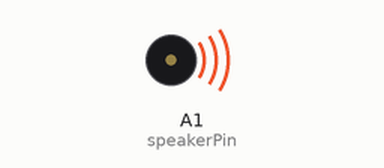
Simulated run of this sketch. Board: Arduino Uno, built with avr-gcc and run on an emulated ATmega328P. On the bench: buzzer (waves = sounding).

Above: at 0.5 s.
Timing chart, 0 to 4.6 s (numbered marks = the images above):
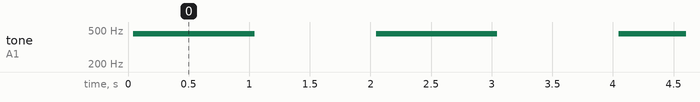

Measured:
- by itself, tone on A1 (speakerPin): alternates 450 Hz for 1.0 s and silent for 1.0 s

The sketch:

audio_speaker_test.ino
```cpp
// #include "pitches.h"

// int notes[] = {
//   NOTE_C3, NOTE_E3, NOTE_G3, NOTE_B3
// };

// #define speakerPin A6 // Pin for speaker

// void setup() {
//   pinMode(speakerPin, OUTPUT); // Set the speaker pin as output
// }

// void loop() {
//   // Loop through the notes array
//   for (int i = 0; i < sizeof(notes) / sizeof(notes[0]); i++) {
//     tone(speakerPin, notes[i], 500); // Play the note for 500 ms
//     delay(600); // Wait 600 ms (to include a short pause between notes)
//   }

//   delay(2000); // Wait 2 seconds before replaying the sequence
// }
// #define SPEAKER_PIN A1 // PWM-capable pin connected to PAM8302A A+

// void setup() {
// pinMode(SPEAKER_PIN, OUTPUT); // Set speaker pin as output
// }

// void loop() {
// playToneWithAmplitude(200, 1000, 20); // Play A4 for 500ms at 50% amplitude
// delay(1000);                          // Wait before playing again
// }

// // Function to generate a tone with adjustable amplitude
// void playToneWithAmplitude(int frequency, int duration, int amplitude) {
// const int pwmResolution = 100; // 8-bit resolution (0-255 for amplitude)
// long period = 1000000L / frequency; // Period of the wave in microseconds
// long halfPeriod = period / 2;

// unsigned long startMillis = millis();
// while (millis() - startMillis < duration) {
//   analogWrite(SPEAKER_PIN, amplitude); // Set high level to the specified amplitude
//   delayMicroseconds(halfPeriod);

//   analogWrite(SPEAKER_PIN, 0); // Set low level
//   delayMicroseconds(halfPeriod);
// }
// }

// #include <Arduino.h>
// #include "pitches.h"

// // Ultrasonic sensor pins
// #define TRIG_PIN 13
// #define ECHO_PIN 12

// // Speaker pin (PWM-capable pin)
// #define SPEAKER_PIN A1

// // Notes to play based on distance
// int notes[] = {NOTE_C3, NOTE_D3, NOTE_E3, NOTE_F3, NOTE_G3, NOTE_A3, NOTE_B3, NOTE_C4};
// const int numNotes = sizeof(notes) / sizeof(notes[0]);

// // State variables
// int currentNoteIndex = -1; // Tracks the current note being played

// void setup() {
//   Serial.begin(9600);

//   // Initialize ultrasonic sensor pins
//   pinMode(TRIG_PIN, OUTPUT);
//   pinMode(ECHO_PIN, INPUT);

//   // Initialize speaker pin
//   pinMode(SPEAKER_PIN, OUTPUT);
// }

// void loop() {
//   int distance = getDistance();

//   // Map distance to note index
//   int noteIndex = mapDistanceToNoteIndex(distance);

//   // If the note has changed, update the analogWrite frequency
//   if (noteIndex != currentNoteIndex) {
//     currentNoteIndex = noteIndex;
//     if (currentNoteIndex >= 0 && currentNoteIndex < numNotes) {
//       playTonePWM(notes[currentNoteIndex]);
//     } else {
//       stopSound();
//     }
//   }

//   delay(50); // Small delay for stability
// }

// // Function to get distance from ultrasonic sensor
// int getDistance() {
//   digitalWrite(TRIG_PIN, LOW);
//   delayMicroseconds(5);
//   digitalWrite(TRIG_PIN, HIGH);
//   delayMicroseconds(10);
//   digitalWrite(TRIG_PIN, LOW);

//   long duration = pulseIn(ECHO_PIN, HIGH, 30000); // 30ms timeout
//   int distance = (duration * 0.0343) / 2; // Convert to centimeters
//   return (distance > 0) ? distance : 9999; // Return a large value if no valid reading
// }

// // Function to map distance to a note index
// int mapDistanceToNoteIndex(int distance) {
//   if (distance > 50) {
//     return -1; // No note if distance is too far
//   }
//   return map(distance, 0, 50, 0, numNotes - 1); // Map distance to note index
// }

// // Function to play a tone using PWM
// void playTonePWM(int frequency) {
//   int period = 1000000 / frequency; // Period in microseconds
//   int halfPeriod = period / 2;     // Half period for HIGH/LOW cycle

//   // Generate tone on the speaker pin
//   for (unsigned long start = millis(); millis() - start < 500;) { // Play for 500ms
//     analogWrite(SPEAKER_PIN, 128); // Set duty cycle (volume)
//     delayMicroseconds(halfPeriod);
//     analogWrite(SPEAKER_PIN, 0); // Silence between cycles
//     delayMicroseconds(halfPeriod);
//   }
// }

// // Function to stop the sound
// void stopSound() {
//   analogWrite(SPEAKER_PIN, 0); // Stop any PWM output
// }

const int speakerPin = A1; // Use A1 for PWM output
const int frequency = 440; // Frequency of the tone (Hz)
const int amplitude = 128; // Duty cycle for amplitude (0-255)

void setup() {
  pinMode(speakerPin, OUTPUT); // Set A1 as an output pin
}

void loop() {
  playTone(frequency, 1000); // Play a tone at 440 Hz for 1 second
  delay(1000);               // Wait for 1 second
}

void playTone(int freq, int duration) {
  int period = 1000000 / freq;          // Period of the wave in microseconds
  int pulseWidth = (amplitude * period) / 255; // Pulse width based on amplitude

  unsigned long startTime = millis();
  while (millis() - startTime < duration) {
    // Generate a PWM signal
    digitalWrite(speakerPin, HIGH);
    delayMicroseconds(pulseWidth);
    digitalWrite(speakerPin, LOW);
    delayMicroseconds(period - pulseWidth);
  }
}
```
